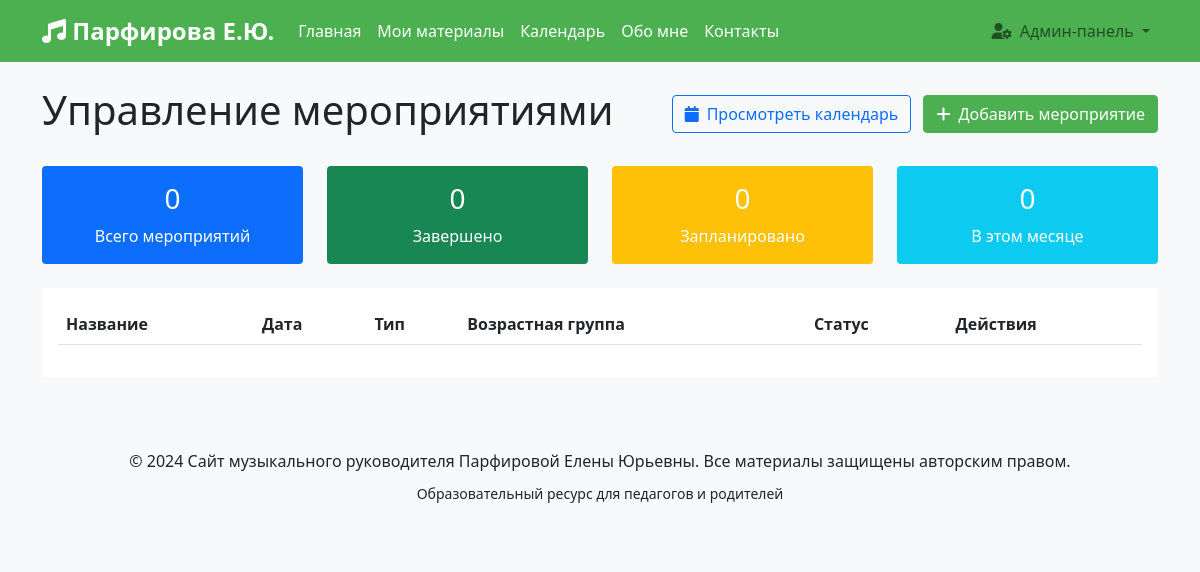
The app's page /admin/events (signed in), older data.
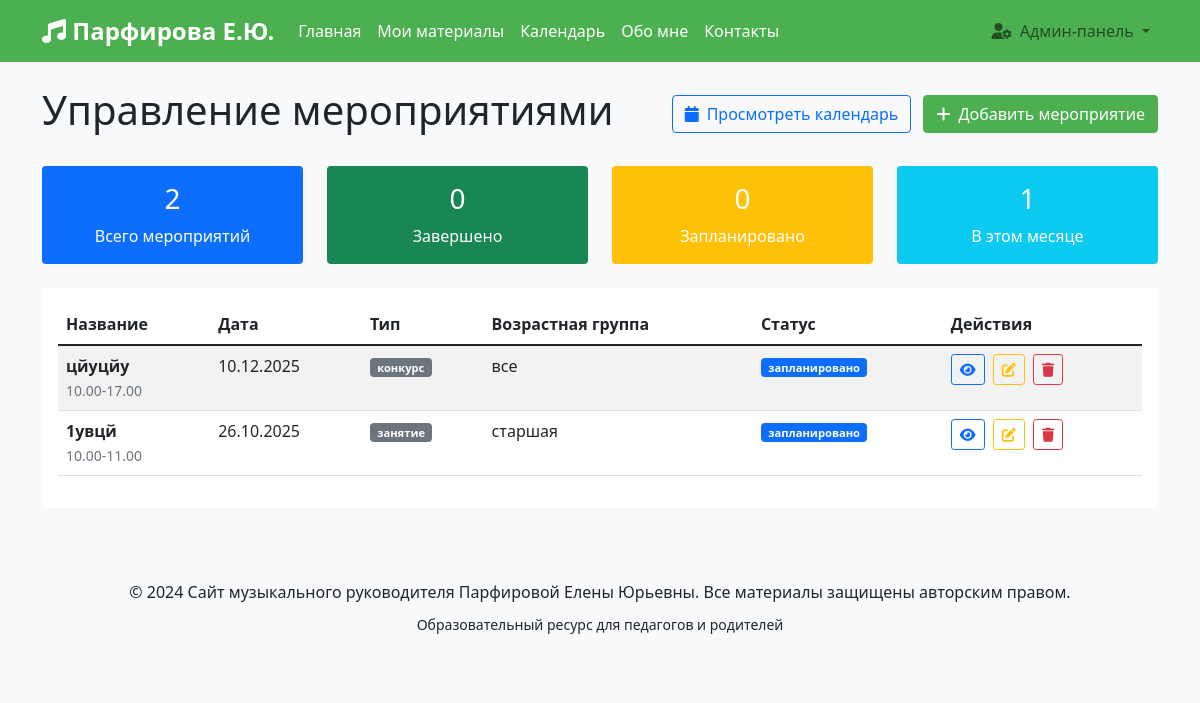
The same page, newer data.
### models.py (models this page shows, shortened)
class Event(db.Model):
    id = db.Column(db.Integer, primary_key=True)
    title = db.Column(db.String(200), nullable=False)
    description = db.Column(db.Text)
    event_date = db.Column(db.DateTime, nullable=False)
    event_time = db.Column(db.String(50))
    event_type = db.Column(db.String(50))
    age_group = db.Column(db.String(20))
    location = db.Column(db.String(100))
    participants = db.Column(db.Text)
    materials = db.Column(db.Text)
    notes = db.Column(db.Text)
    status = db.Column(db.String(20), default='запланировано')
    created_date = db.Column(db.DateTime, nullable=False, default=lambda: datetime.now(timezone.utc))
    updated_date = db.Column(db.DateTime, nullable=False, default=lambda: datetime.now(timezone.utc))

### app.py (the view)
@app.route('/admin/events')
@login_required
def admin_events():
    events = Event.query.order_by(Event.event_date.desc()).all()
    stats = {
        'total': len(events),
        'planned': len([e for e in events if e.status == 'Запланировано']),
        'completed': len([e for e in events if e.status == 'Завершено']),
        'this_month': len([e for e in events if e.event_date.month == datetime.now().month])
    }
    return render_template('admin/events.html', events=events, stats=stats)

### app.py (called while the page is built)
@login_manager.user_loader
def load_user(user_id):
    return db.session.get(User, int(user_id))

### templates/admin/events.html
{% extends "base.html" %}
{% block content %}
<div class="container mt-4">
    <div class="d-flex justify-content-between align-items-center mb-4">
        <h1>Управление мероприятиями</h1>
        <div>
            <a href="{{ url_for('calendar') }}" class="btn btn-outline-primary me-2">
                <i class="fas fa-calendar me-2"></i>Просмотреть календарь
            </a>
            <a href="{{ url_for('new_event') }}" class="btn btn-success">
                <i class="fas fa-plus me-2"></i>Добавить мероприятие
            </a>
        </div>
    </div>
    <div class="row mb-4">
        <div class="col-md-3">
            <div class="card bg-primary text-white">
                <div class="card-body text-center">
                    <h3>{{ stats.total }}</h3>
                    <p class="mb-0">Всего мероприятий</p>
                </div>
            </div>
        </div>
        <div class="col-md-3">
            <div class="card bg-success text-white">
                <div class="card-body text-center">
                    <h3>{{ stats.completed }}</h3>
                    <p class="mb-0">Завершено</p>
                </div>
            </div>
        </div>
        <div class="col-md-3">
            <div class="card bg-warning text-white">
                <div class="card-body text-center">
                    <h3>{{ stats.planned }}</h3>
                    <p class="mb-0">Запланировано</p>
                </div>
            </div>
        </div>
        <div class="col-md-3">
            <div class="card bg-info text-white">
                <div class="card-body text-center">
                    <h3>{{ stats.this_month }}</h3>
                    <p class="mb-0">В этом месяце</p>
                </div>
            </div>
        </div>
    </div>
    <div class="card">
        <div class="card-body">
            <div class="table-responsive">
                <table class="table table-striped">
                    <thead>
                        <tr>
                            <th>Название</th>
                            <th>Дата</th>
                            <th>Тип</th>
                            <th>Возрастная группа</th>
                            <th>Статус</th>
                            <th>Действия</th>
                        </tr>
                    </thead>
                    <tbody>
                        {% for event in events %}
                        <tr>
                            <td>
                                <strong>{{ event.title }}</strong>
                                {% if event.event_time %}
                                <br><small class="text-muted">{{ event.event_time }}</small>
                                {% endif %}
                            </td>
                            <td>{{ event.event_date.strftime('%d.%m.%Y') }}</td>
                            <td>
                                <span class="badge bg-secondary">{{ event.event_type }}</span>
                            </td>
                            <td>{{ event.age_group }}</td>
                            <td>
                                <span
                                    class="badge {% if event.status == 'completed' %}bg-success{% elif event.status == 'cancelled' %}bg-danger{% elif event.status == 'in_progress' %}bg-warning{% else %}bg-primary{% endif %}">
                                    {{ event.status }}
                                </span>
                            </td>
                            <td>
                                <a href="{{ url_for('event_detail', event_id=event.id) }}"
                                    class="btn btn-sm btn-outline-primary me-1" title="Просмотреть">
                                    <i class="fas fa-eye"></i>
                                </a>
                                <a href="{{ url_for('edit_event', event_id=event.id) }}"
                                    class="btn btn-sm btn-outline-warning me-1" title="Редактировать">
                                    <i class="fas fa-edit"></i>
                                </a>
                                <a href="{{ url_for('delete_event', event_id=event.id) }}"
                                    class="btn btn-sm btn-outline-danger"
                                    onclick="return confirm('Удалить мероприятие?')" title="Удалить">
                                    <i class="fas fa-trash"></i>
                                </a>
                            </td>
                        </tr>
                        {% endfor %}
                    </tbody>
                </table>
            </div>
        </div>
    </div>
</div>
{% endblock %}

### templates/base.html (shortened to what this page needs)
<!DOCTYPE html>
<html lang="ru">
<head>
    <link href="https://cdn.jsdelivr.net/npm/bootstrap@5.1.3/dist/css/bootstrap.min.css" rel="stylesheet">
    <link href="https://cdnjs.cloudflare.com/ajax/libs/font-awesome/6.0.0/css/all.min.css" rel="stylesheet">
    <link href="{{ url_for('static', filename='css/style.css') }}" rel="stylesheet">
</head>
<body>
    <nav class="navbar navbar-expand-lg navbar-light" style="background-color: #4CAF50;">
        <div class="container">
            <a class="navbar-brand text-white" href="{{ url_for('index') }}">
                <i class="fas fa-music"></i> Парфирова Е.Ю.
            </a>
            <div class="collapse navbar-collapse" id="navbarNav">
                <ul class="navbar-nav me-auto">
                    <li class="nav-item">
                        <a class="nav-link text-white" href="{{ url_for('index') }}">Главная</a>
                    </li>
                    <li class="nav-item">
                        <a class="nav-link text-white" href="{{ url_for('materials') }}">Мои материалы</a>
                    </li>
                    <li class="nav-item">
                        <a class="nav-link text-white" href="{{ url_for('calendar') }}">Календарь</a>
                    </li>
                    <li class="nav-item">
                        <a class="nav-link text-white" href="{{ url_for('about') }}">Обо мне</a>
                    </li>
                    <li class="nav-item">
                        <a class="nav-link text-white" href="{{ url_for('contacts') }}">Контакты</a>
                    </li>
                </ul>
                <div class="navbar-nav">
                    {% if current_user.is_authenticated %}
                    <div class="nav-item dropdown">
                        <a class="nav-link dropdown-toggle" href="#" role="button" data-bs-toggle="dropdown">
                            <i class="fas fa-user-cog me-1"></i> Админ-панель
                        </a>
                    </div>
                    {% else %}
                    <a class="nav-link text-white" href="{{ url_for('login') }}">
                        <i class="fas fa-lock me-1"></i> Вход для администратора
                    </a>
                    {% endif %}
                </div>
            </div>
        </div>
    </nav>
    <main>
        {% block content %}{% endblock %}
    </main>
    <footer class="bg-light mt-5 py-4">
        <div class="container text-center">
            <p class="mb-0">&copy; 2024 Сайт музыкального руководителя Парфировой Елены Юрьевны. Все материалы защищены
                авторским правом.</p>
            <p class="mt-2">
                <small>Образовательный ресурс для педагогов и родителей</small>
            </p>
        </div>
    </footer>
</body>
</html>

### static/css/style.css (style rules this page uses)
:root { --primary-color: #4CAF50; --secondary-color: #FFC107; --accent-color: #2196F3; }
body { font-family: 'Segoe UI', Tahoma, Geneva, Verdana, sans-serif; background-color: #f8f9fa; }
.card { transition: transform 0.3s ease, box-shadow 0.3s ease; border: none; }
.navbar-brand { font-weight: bold; font-size: 1.5rem; }
.badge { font-size: 0.7rem; }
.btn-success { background-color: var(--primary-color); border-color: var(--primary-color); }
.card { animation: fadeIn 0.6s ease-out; }

Row changes from the older to the newer data that the page shows:
added Event: title "цйуцйу", event_time "10.00-17.00", event_date "10.12.2025", event_type "конкурс", age_group "все", status "запланировано"
added Event: title "1увцй", event_time "10.00-11.00", event_date "26.10.2025", event_type "занятие", age_group "старшая", status "запланировано"
Text that changed along with them:
{{ stats.total }}: "0" → "2"
{{ stats.this_month }}: "0" → "1"
